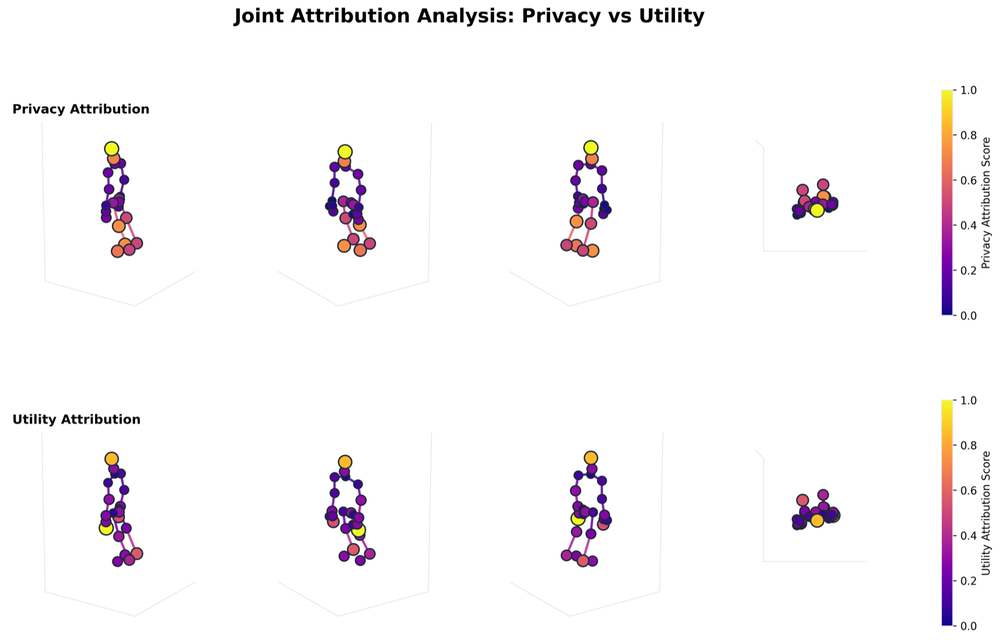
#> input picture fig/attribution.png, 1000 x 640 px, shrunk from 1600 x 1024 before the run; its folder holds only this picture in this run
$ python make_dark_figures.py
#> lines starting #> are read from the running program, lines starting #| are printed output that depends on the picture; after the words box and inside, x2 and y2 are one past the last pixel; in counts of white or black regions, pixels touching at a corner belong together
"""Generate dark-mode variants of the project-page figures.

Matplotlib writes figures on a white canvas, which reads as a glaring white
slab on the dark theme of the project page. Rather than re-running the whole
figure pipeline with a dark style (which needs the NTU data and the trained
checkpoints), this recolours the exported images directly.

Two treatments, chosen per figure:

``invert``
    Full lightness inversion in HLS space, preserving hue and saturation.
    Used for the schematic diagrams, where black text sits inside pastel
    boxes — both the box and the text have to flip for the text to stay
    readable.

``neutral``
    Invert only the low-saturation pixels: background, axes, gridlines and
    text. Saturated pixels are data marks (plasma colormaps, skeleton
    joints) and keep their colour, so "bright = high score" still holds.

Usage::

    python visualizations/scripts/make_dark_figures.py

Reads ``fig/`` and writes ``fig/dark/``.
"""

from __future__ import annotations

import colorsys
from pathlib import Path
from typing import Iterator

import numpy as np
from PIL import Image, ImageSequence

# Lightness of the dark theme's surface and primary text, from index.html.
# White (L=1) maps to the surface, black (L=0) maps to the text colour.
SURFACE_L = 0.075
TEXT_L = 0.925

# Below this saturation a pixel is treated as chrome (background, text, axes)
# rather than data.
CHROME_SATURATION = 0.18

# Saturated colours are floored to this lightness so the dark end of the
# plasma colormap stays visible against a dark background.
DATA_MIN_L = 0.22

# Treatment per figure stem.
TREATMENTS = {
    "process": "invert",
    "pipeline": "invert",
    "teaser": "neutral",
    "sensitivity": "neutral",
    "attribution": "neutral",
    "heatmap": "neutral",
    "masking": "neutral",
    "noise": "neutral",
}
DEFAULT_TREATMENT = "neutral"


def _to_hls(rgb: np.ndarray) -> tuple[np.ndarray, np.ndarray, np.ndarray]:
    """Vectorised RGB->HLS. ``rgb`` is float in [0, 1] with shape (..., 3)."""
    r, g, b = rgb[..., 0], rgb[..., 1], rgb[..., 2]
    mx = rgb.max(axis=-1)
    mn = rgb.min(axis=-1)
    lightness = (mx + mn) / 2.0
    delta = mx - mn

    # Saturation
    denom = np.where(lightness < 0.5, mx + mn, 2.0 - mx - mn)
    saturation = np.divide(delta, denom, out=np.zeros_like(delta), where=denom > 1e-9)

    # Hue
    safe = np.where(delta > 1e-9, delta, 1.0)
    rc = (mx - r) / safe
    gc = (mx - g) / safe
    bc = (mx - b) / safe
    hue = np.where(mx == r, bc - gc, np.where(mx == g, 2.0 + rc - bc, 4.0 + gc - rc))
    hue = np.where(delta > 1e-9, (hue / 6.0) % 1.0, 0.0)

    return hue, lightness, saturation


def _from_hls(hue: np.ndarray, lightness: np.ndarray, saturation: np.ndarray) -> np.ndarray:
    """Vectorised HLS->RGB, mirroring ``colorsys.hls_to_rgb``."""
    m2 = np.where(lightness <= 0.5, lightness * (1.0 + saturation),
                  lightness + saturation - lightness * saturation)
    m1 = 2.0 * lightness - m2

    def channel(offset: float) -> np.ndarray:
        h = (hue + offset) % 1.0
        out = np.where(
            h < 1 / 6, m1 + (m2 - m1) * h * 6.0,
            np.where(
                h < 0.5, m2,
                np.where(h < 2 / 3, m1 + (m2 - m1) * (2 / 3 - h) * 6.0, m1),
            ),
        )
        return np.where(saturation < 1e-9, lightness, out)

    return np.stack([channel(1 / 3), channel(0.0), channel(-1 / 3)], axis=-1)


def _flip_lightness(lightness: np.ndarray) -> np.ndarray:
    """Map white -> dark surface and black -> light text, linearly."""
    return TEXT_L - (TEXT_L - SURFACE_L) * lightness


def recolour(rgb_u8: np.ndarray, treatment: str) -> np.ndarray:
    """Return a dark-theme version of an (H, W, 3) uint8 array."""
    rgb = rgb_u8.astype(np.float32) / 255.0
    hue, lightness, saturation = _to_hls(rgb)

    flipped = _flip_lightness(lightness)

    if treatment == "invert":
        new_l = flipped
        new_s = saturation
    else:
        chrome = saturation < CHROME_SATURATION
        new_l = np.where(chrome, flipped, np.maximum(lightness, DATA_MIN_L))
        # Fully desaturate chrome so faint colour casts in anti-aliased text
        # do not tint the inverted background.
        new_s = np.where(chrome, 0.0, saturation)

    out = _from_hls(hue, np.clip(new_l, 0.0, 1.0), np.clip(new_s, 0.0, 1.0))
    return (np.clip(out, 0.0, 1.0) * 255.0 + 0.5).astype(np.uint8)


def convert_png(src: Path, dst: Path, treatment: str) -> None:
    img = Image.open(src)
    has_alpha = img.mode in ("RGBA", "LA") or "transparency" in img.info
    alpha = img.convert("RGBA").getchannel("A") if has_alpha else None

    out = Image.fromarray(recolour(np.array(img.convert("RGB")), treatment), "RGB")
    if alpha is not None:
        out = out.convert("RGBA")
        out.putalpha(alpha)

    dst.parent.mkdir(parents=True, exist_ok=True)
    out.save(dst, optimize=True)


# [19 lines left out: functions _gif_frames, convert_gif, not called in this run]


def main() -> None:
    root = Path(__file__).resolve().parents[2]
    fig_dir = root / "fig"
    dark_dir = fig_dir / "dark"

    if not fig_dir.is_dir():
        raise SystemExit(f"No fig/ directory at {fig_dir}")

    for src in sorted(fig_dir.glob("*.png")):
        treatment = TREATMENTS.get(src.stem, DEFAULT_TREATMENT)
        dst = dark_dir / src.name
        convert_png(src, dst, treatment)
#> in convert_png, img is the input picture: PIL image 1000x640 RGBA; mean R, G, B, A 249.1, 247.1, 248.3, 255
#> in convert_png, `has_alpha = img.mode in ("RGBA", "LA") or "transparency" in img.info`: has_alpha = True
#> in _to_hls, `denom = np.where(lightness < 0.5, mx + mn, 2.0 - mx - mn)`:
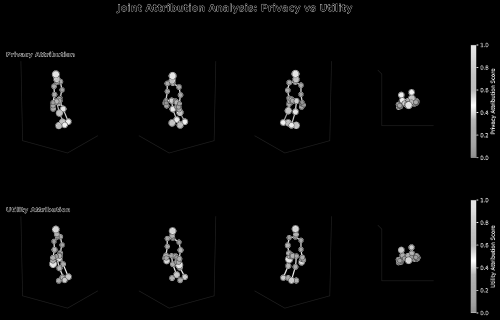
#> denom: shape (640, 1000) float32 (shown at 1/2 size); min 0, max 1, mean 0.028
#> in _to_hls, `bc = (mx - b) / safe`:
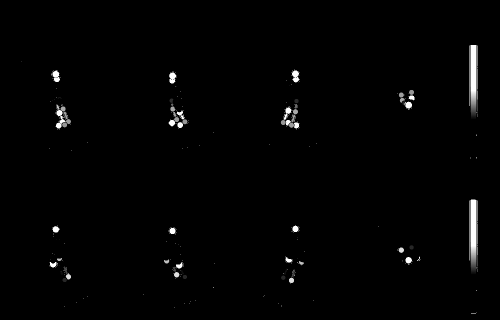
#> bc: shape (640, 1000) float32 (shown at 1/2 size); min 0, max 1, mean 0.0119
#> in _to_hls, `hue = np.where(mx == r, bc - gc, np.where(mx == g, 2.0 + rc - bc, 4.0 ..`:
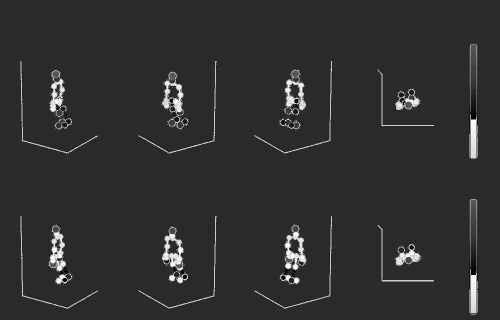
#> hue: shape (640, 1000) float32 (shown at 1/2 size); min -1, max 4.99, mean 0.127; drawn with min black and max white
#> in _to_hls, `hue = np.where(delta > 1e-9, (hue / 6.0) % 1.0, 0.0)`:
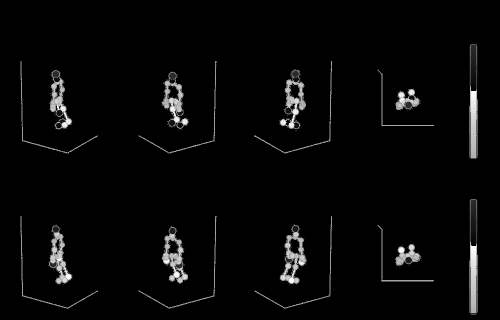
#> hue: shape (640, 1000) float32 (shown at 1/2 size); min 0, max 0.999, mean 0.0282
#> in recolour, `chrome = saturation < CHROME_SATURATION`:
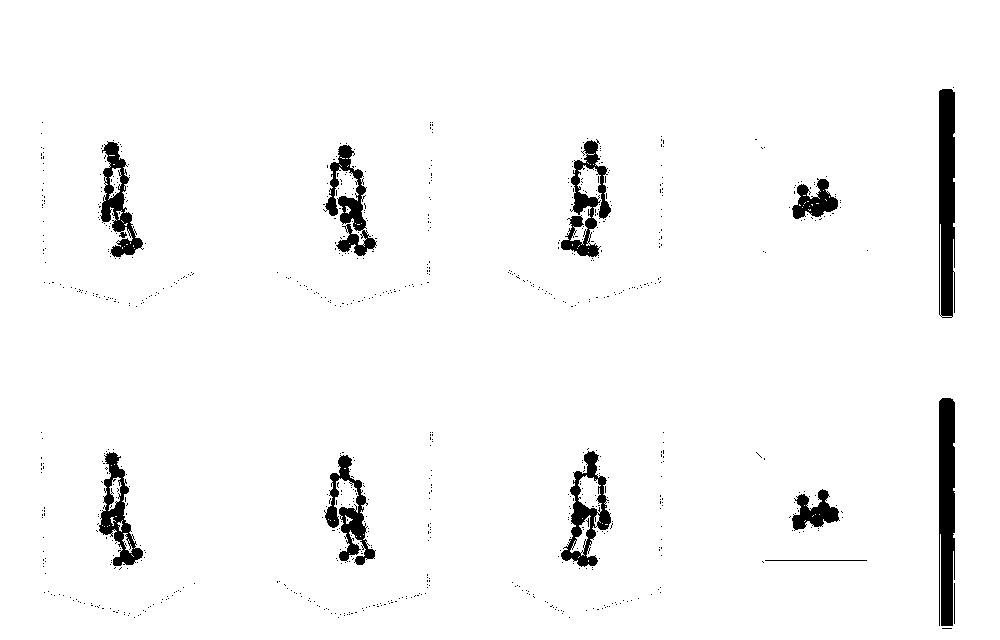
#> chrome: shape (640, 1000) bool; 96.6% white; 816 black regions (804 under 20 px), largest, box (x1, y1, x2, y2) and area: (939, 89, 955, 318) 3434, (939, 398, 955, 626) 3397, (561, 139, 611, 257) 2067
#> call 3 of channel, with offset = -0.333
#> in channel (call 3), `h = (hue + offset) % 1.0`:
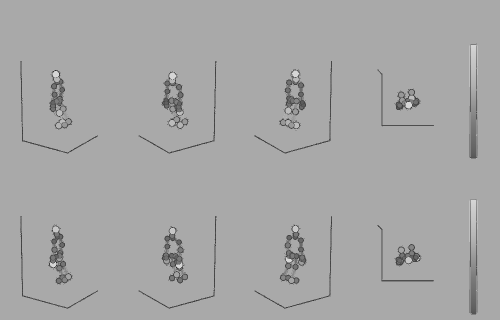
#> h: shape (640, 1000) float32 (shown at 1/2 size); min 0, max 0.985, mean 0.656
#> in _from_hls, `return np.stack([channel(1 / 3), channel(0.0), channel(-1 / 3)], axis=..`:
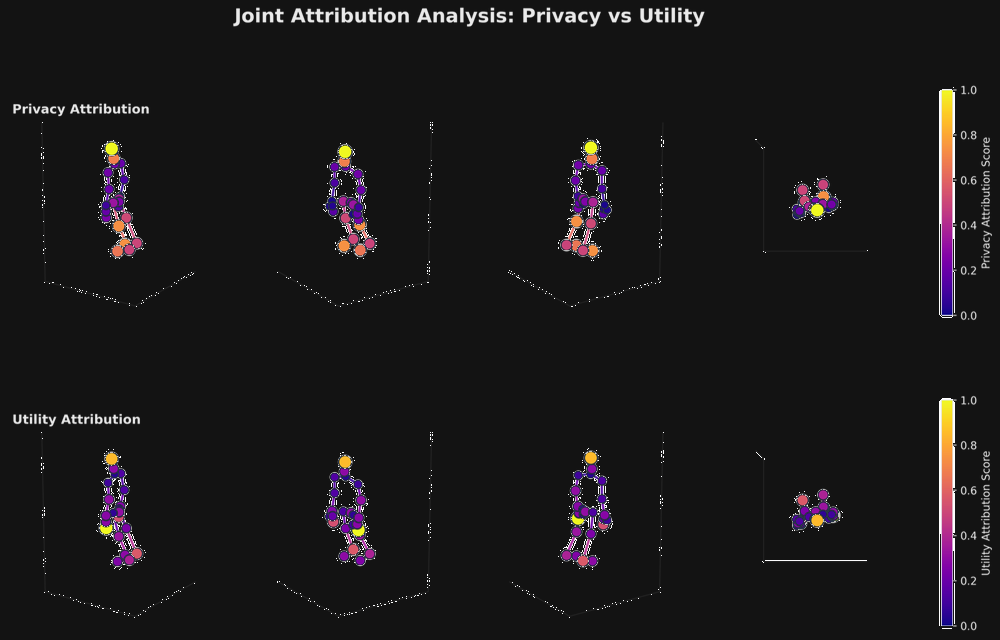
#> returned value: shape (640, 1000, 3) float32; mean of channels 0, 1, 2 0.103, 0.095, 0.0994; drawn as R, G, B
        print(f"{src.relative_to(root)} -> {dst.relative_to(root)}  [{treatment}]")

    for src in sorted((fig_dir / "gif").glob("*.gif")):
        dst = dark_dir / "gif" / src.name
        convert_gif(src, dst, DEFAULT_TREATMENT)
        print(f"{src.relative_to(root)} -> {dst.relative_to(root)}  [{DEFAULT_TREATMENT}]")


if __name__ == "__main__":
    main()

$ run again, on fig/noise.png
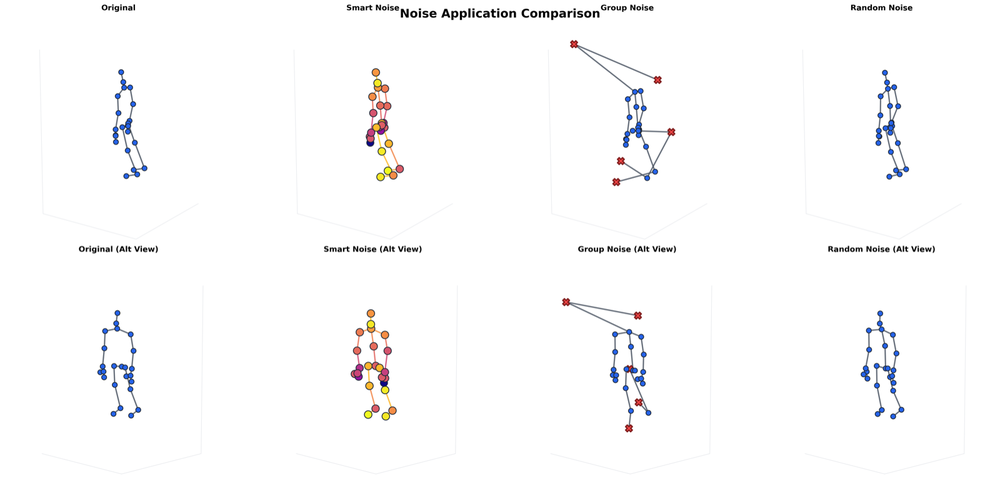
#> input picture fig/noise.png, 1000 x 492 px, shrunk from 1600 x 788 before the run
#> in convert_png, img is the input picture: PIL image 1000x492 RGBA; mean R, G, B, A 251.2, 251.1, 251.4, 255
#> has_alpha = True
#> alpha: PIL image 1000x492 L; every value is 255
#> in recolour, `chrome = saturation < CHROME_SATURATION`:
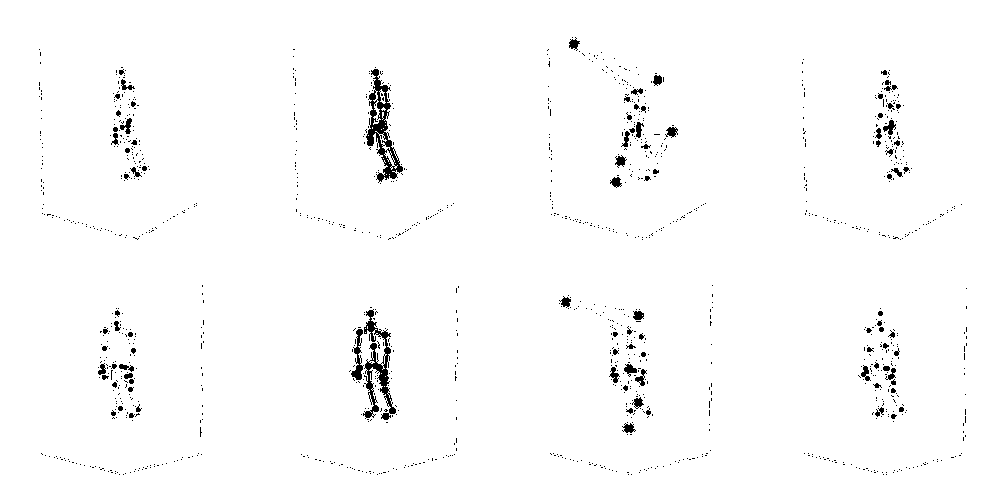
#> chrome: shape (492, 1000) bool; 98.3% white; 1321 black regions (1222 under 20 px), largest, box (x1, y1, x2, y2) and area: (366, 69, 403, 183) 1371, (363, 309, 396, 420) 1220, (351, 329, 364, 380) 276
#> in channel (call 3), `h = (hue + offset) % 1.0`:
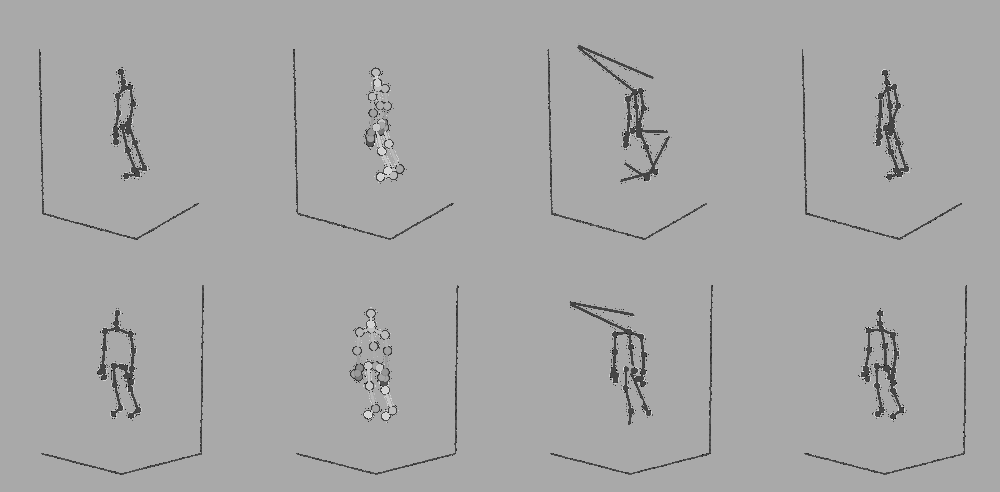
#> h: shape (492, 1000) float32; min 0, max 0.983, mean 0.656
